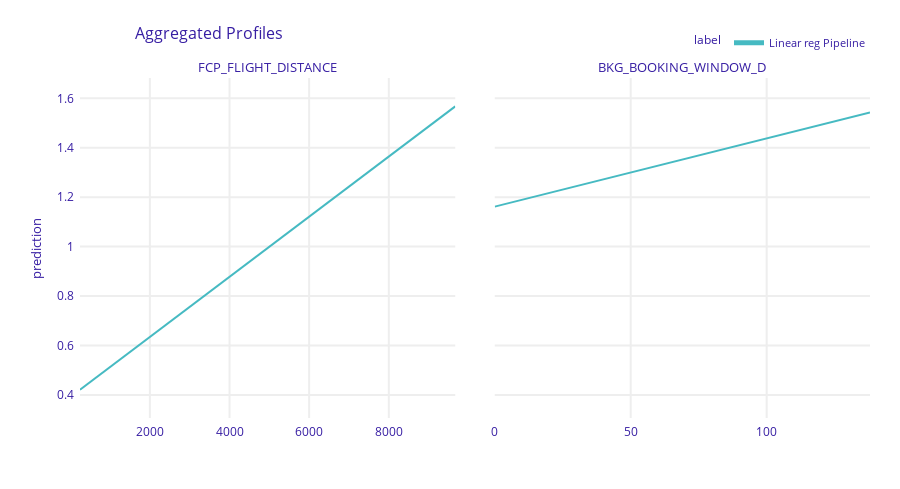

The notebook cell this image was saved under:
### Code cell
pd_lin_reg = lin_reg_exp.model_profile(variables = ['FCP_FLIGHT_DISTANCE', 'BKG_BOOKING_WINDOW_D'])
pd_lin_reg.plot()

### Figure 1 — Plotly figure (JSON) as saved in the notebook; plotly's stock layout.template omitted (floating-point values rounded to 4 significant figures; data arrays with more than 128 entries replaced by an {"elided": "..."} marker saying what was removed)
{"data": [{"customdata": {"elided": "101x3 mixed values"}, "hovertemplate": "<b>%{hovertext}</b><br><br>prediction=%{y:.3f}<br>mean_prediction=%{customdata[0]:.3f}<extra></extra>", "hovertext": ["Linear reg Pipeline", "Linear reg Pipeline", "Linear reg Pipeline", "Linear reg Pipeline", "Linear reg Pipeline", "Linear reg Pipeline", "Linear reg Pipeline", "Linear reg Pipeline", "Linear reg Pipeline", "Linear reg Pipeline", "Linear reg Pipeline", "Linear reg Pipeline", "Linear reg Pipeline", "Linear reg Pipeline", "Linear reg Pipeline", "Linear reg Pipeline", "Linear reg Pipeline", "Linear reg Pipeline", "Linear reg Pipeline", "Linear reg Pipeline", "Linear reg Pipeline", "Linear reg Pipeline", "Linear reg Pipeline", "Linear reg Pipeline", "Linear reg Pipeline", "Linear reg Pipeline", "Linear reg Pipeline", "Linear reg Pipeline", "Linear reg Pipeline", "Linear reg Pipeline", "Linear reg Pipeline", "Linear reg Pipeline", "Linear reg Pipeline", "Linear reg Pipeline", "Linear reg Pipeline", "Linear reg Pipeline", "Linear reg Pipeline", "Linear reg Pipeline", "Linear reg Pipeline", "Linear reg Pipeline", "Linear reg Pipeline", "Linear reg Pipeline", "Linear reg Pipeline", "Linear reg Pipeline", "Linear reg Pipeline", "Linear reg Pipeline", "Linear reg Pipeline", "Linear reg Pipeline", "Linear reg Pipeline", "Linear reg Pipeline", "Linear reg Pipeline", "Linear reg Pipeline", "Linear reg Pipeline", "Linear reg Pipeline", "Linear reg Pipeline", "Linear reg Pipeline", "Linear reg Pipeline", "Linear reg Pipeline", "Linear reg Pipeline", "Linear reg Pipeline", "Linear reg Pipeline", "Linear reg Pipeline", "Linear reg Pipeline", "Linear reg Pipeline", "Linear reg Pipeline", "Linear reg Pipeline", "Linear reg Pipeline", "Linear reg Pipeline", "Linear reg Pipeline", "Linear reg Pipeline", "Linear reg Pipeline", "Linear reg Pipeline", "Linear reg Pipeline", "Linear reg Pipeline", "Linear reg Pipeline", "Linear reg Pipeline", "Linear reg Pipeline", "Linear reg Pipeline", "Linear reg Pipeline", "Linear reg Pipeline", "Linear reg Pipeline", "Linear reg Pipeline", "Linear reg Pipeline", "Linear reg Pipeline", "Linear reg Pipeline", "Linear reg Pipeline", "Linear reg Pipeline", "Linear reg Pipeline", "Linear reg Pipeline", "Linear reg Pipeline", "Linear reg Pipeline", "Linear reg Pipeline", "Linear reg Pipeline", "Linear reg Pipeline", "Linear reg Pipeline", "Linear reg Pipeline", "Linear reg Pipeline", "Linear reg Pipeline", "Linear reg Pipeline", "Linear reg Pipeline", "Linear reg Pipeline"], "legendgroup": "Linear reg Pipeline", "line": {"color": "#46bac2", "dash": "solid", "width": 2}, "marker": {"symbol": "circle"}, "mode": "lines", "name": "Linear reg Pipeline", "opacity": 1, "orientation": "v", "showlegend": true, "type": "scatter", "x": [246, 340.2, 434.4, 528.7, 622.9, 717.1, 811.3, 905.5, 999.8, 1094.0, 1188.0, 1282.0, 1377.0, 1471.0, 1565.0, 1659.0, 1754.0, 1848.0, 1942.0, 2036.0, 2130.0, 2225.0, 2319.0, 2413.0, 2507.0, 2602.0, 2696.0, 2790.0, 2884.0, 2978.0, 3073.0, 3167.0, 3261.0, 3355.0, 3449.0, 3544.0, 3638.0, 3732.0, 3826.0, 3921.0, 4015.0, 4109.0, 4203.0, 4297.0, 4392.0, 4486.0, 4580.0, 4674.0, 4769.0, 4863.0, 4957, 5051.0, 5145.0, 5240.0, 5334.0, 5428.0, 5522.0, 5617.0, 5711.0, 5805.0, 5899.0, 5993.0, 6088.0, 6182.0, 6276.0, 6370.0, 6465.0, 6559.0, 6653.0, 6747.0, 6841.0, 6936.0, 7030.0, 7124.0, 7218.0, 7312.0, 7407.0, 7501.0, 7595.0, 7689.0, 7784.0, 7878.0, 7972.0, 8066.0, 8160.0, 8255.0, 8349.0, 8443.0, 8537.0, 8632.0, 8726.0, 8820.0, 8914.0, 9008.0, 9103.0, 9197.0, 9291.0, 9385.0, 9480.0, 9574.0, 9668], "xaxis": "x", "y": [0.4211, 0.4325, 0.444, 0.4555, 0.4669, 0.4784, 0.4899, 0.5013, 0.5128, 0.5243, 0.5357, 0.5472, 0.5587, 0.5701, 0.5816, 0.5931, 0.6045, 0.616, 0.6275, 0.6389, 0.6504, 0.6619, 0.6733, 0.6848, 0.6963, 0.7077, 0.7192, 0.7307, 0.7421, 0.7536, 0.7651, 0.7765, 0.788, 0.7995, 0.8109, 0.8224, 0.8339, 0.8453, 0.8568, 0.8682, 0.8797, 0.8912, 0.9026, 0.9141, 0.9256, 0.937, 0.9485, 0.96, 0.9714, 0.9829, 0.9944, 1.006, 1.017, 1.029, 1.04, 1.052, 1.063, 1.075, 1.086, 1.098, 1.109, 1.12, 1.132, 1.143, 1.155, 1.166, 1.178, 1.189, 1.201, 1.212, 1.224, 1.235, 1.247, 1.258, 1.27, 1.281, 1.292, 1.304, 1.315, 1.327, 1.338, 1.35, 1.361, 1.373, 1.384, 1.396, 1.407, 1.419, 1.43, 1.442, 1.453, 1.464, 1.476, 1.487, 1.499, 1.51, 1.522, 1.533, 1.545, 1.556, 1.568], "yaxis": "y"}, {"customdata": {"elided": "101x3 mixed values"}, "hovertemplate": "<b>%{hovertext}</b><br><br>prediction=%{y:.3f}<br>mean_prediction=%{customdata[0]:.3f}<extra></extra>", "hovertext": ["Linear reg Pipeline", "Linear reg Pipeline", "Linear reg Pipeline", "Linear reg Pipeline", "Linear reg Pipeline", "Linear reg Pipeline", "Linear reg Pipeline", "Linear reg Pipeline", "Linear reg Pipeline", "Linear reg Pipeline", "Linear reg Pipeline", "Linear reg Pipeline", "Linear reg Pipeline", "Linear reg Pipeline", "Linear reg Pipeline", "Linear reg Pipeline", "Linear reg Pipeline", "Linear reg Pipeline", "Linear reg Pipeline", "Linear reg Pipeline", "Linear reg Pipeline", "Linear reg Pipeline", "Linear reg Pipeline", "Linear reg Pipeline", "Linear reg Pipeline", "Linear reg Pipeline", "Linear reg Pipeline", "Linear reg Pipeline", "Linear reg Pipeline", "Linear reg Pipeline", "Linear reg Pipeline", "Linear reg Pipeline", "Linear reg Pipeline", "Linear reg Pipeline", "Linear reg Pipeline", "Linear reg Pipeline", "Linear reg Pipeline", "Linear reg Pipeline", "Linear reg Pipeline", "Linear reg Pipeline", "Linear reg Pipeline", "Linear reg Pipeline", "Linear reg Pipeline", "Linear reg Pipeline", "Linear reg Pipeline", "Linear reg Pipeline", "Linear reg Pipeline", "Linear reg Pipeline", "Linear reg Pipeline", "Linear reg Pipeline", "Linear reg Pipeline", "Linear reg Pipeline", "Linear reg Pipeline", "Linear reg Pipeline", "Linear reg Pipeline", "Linear reg Pipeline", "Linear reg Pipeline", "Linear reg Pipeline", "Linear reg Pipeline", "Linear reg Pipeline", "Linear reg Pipeline", "Linear reg Pipeline", "Linear reg Pipeline", "Linear reg Pipeline", "Linear reg Pipeline", "Linear reg Pipeline", "Linear reg Pipeline", "Linear reg Pipeline", "Linear reg Pipeline", "Linear reg Pipeline", "Linear reg Pipeline", "Linear reg Pipeline", "Linear reg Pipeline", "Linear reg Pipeline", "Linear reg Pipeline", "Linear reg Pipeline", "Linear reg Pipeline", "Linear reg Pipeline", "Linear reg Pipeline", "Linear reg Pipeline", "Linear reg Pipeline", "Linear reg Pipeline", "Linear reg Pipeline", "Linear reg Pipeline", "Linear reg Pipeline", "Linear reg Pipeline", "Linear reg Pipeline", "Linear reg Pipeline", "Linear reg Pipeline", "Linear reg Pipeline", "Linear reg Pipeline", "Linear reg Pipeline", "Linear reg Pipeline", "Linear reg Pipeline", "Linear reg Pipeline", "Linear reg Pipeline", "Linear reg Pipeline", "Linear reg Pipeline", "Linear reg Pipeline", "Linear reg Pipeline", "Linear reg Pipeline"], "legendgroup": "Linear reg Pipeline", "line": {"color": "#46bac2", "dash": "solid", "width": 2}, "marker": {"symbol": "circle"}, "mode": "lines", "name": "Linear reg Pipeline", "opacity": 1, "orientation": "v", "showlegend": false, "type": "scatter", "x": [0, 1.38, 2.76, 4.14, 5.52, 6.9, 8.28, 9.66, 11.04, 12.42, 13.8, 15.18, 16.56, 17.94, 19.32, 20.7, 22.08, 23.46, 24.84, 26.22, 27.6, 28.98, 30.36, 31.74, 33.12, 34.5, 35.88, 37.26, 38.64, 40.02, 41.4, 42.78, 44.16, 45.54, 46.92, 48.3, 49.68, 51.06, 52.44, 53.82, 55.2, 56.58, 57.96, 59.34, 60.72, 62.1, 63.48, 64.86, 66.24, 67.62, 69, 70.38, 71.76, 73.14, 74.52, 75.9, 77.28, 78.66, 80.04, 81.42, 82.8, 84.18, 85.56, 86.94, 88.32, 89.7, 91.08, 92.46, 93.84, 95.22, 96.6, 97.98, 99.36, 100.7, 102.1, 103.5, 104.9, 106.3, 107.6, 109.0, 110.4, 111.8, 113.2, 114.5, 115.9, 117.3, 118.7, 120.1, 121.4, 122.8, 124.2, 125.6, 127.0, 128.3, 129.7, 131.1, 132.5, 133.9, 135.2, 136.6, 138], "xaxis": "x2", "y": [1.162, 1.166, 1.169, 1.173, 1.177, 1.181, 1.185, 1.188, 1.192, 1.196, 1.2, 1.204, 1.208, 1.211, 1.215, 1.219, 1.223, 1.227, 1.23, 1.234, 1.238, 1.242, 1.246, 1.249, 1.253, 1.257, 1.261, 1.265, 1.268, 1.272, 1.276, 1.28, 1.284, 1.288, 1.291, 1.295, 1.299, 1.303, 1.307, 1.31, 1.314, 1.318, 1.322, 1.326, 1.329, 1.333, 1.337, 1.341, 1.345, 1.348, 1.352, 1.356, 1.36, 1.364, 1.367, 1.371, 1.375, 1.379, 1.383, 1.387, 1.39, 1.394, 1.398, 1.402, 1.406, 1.409, 1.413, 1.417, 1.421, 1.425, 1.428, 1.432, 1.436, 1.44, 1.444, 1.447, 1.451, 1.455, 1.459, 1.463, 1.466, 1.47, 1.474, 1.478, 1.482, 1.486, 1.489, 1.493, 1.497, 1.501, 1.505, 1.508, 1.512, 1.516, 1.52, 1.524, 1.527, 1.531, 1.535, 1.539, 1.543], "yaxis": "y2"}], "layout": {"annotations": [{"font": {"size": 13}, "showarrow": false, "text": "FCP_FLIGHT_DISTANCE", "x": 0.2375, "xanchor": "center", "xref": "paper", "y": 1, "yanchor": "bottom", "yref": "paper"}, {"font": {"size": 13}, "showarrow": false, "text": "BKG_BOOKING_WINDOW_D", "x": 0.7625, "xanchor": "center", "xref": "paper", "y": 1, "yanchor": "bottom", "yref": "paper"}, {"font": {"size": 13}, "showarrow": false, "text": "prediction", "textangle": -90, "x": -0.07, "xref": "paper", "y": 0.5, "yref": "paper"}], "font": {"color": "#371ea3"}, "height": 489, "hovermode": "x unified", "legend": {"font": {"size": 11}, "itemsizing": "constant", "orientation": "h", "title": {"font": {"size": 12}, "text": "label"}, "tracegroupgap": 0, "x": 1, "xanchor": "right", "y": 1.061, "yanchor": "bottom"}, "margin": {"b": 71, "r": 30, "t": 78}, "title": {"font": {"size": 16}, "text": "Aggregated Profiles", "x": 0.15}, "xaxis": {"anchor": "y", "automargin": true, "domain": [0, 0.475], "fixedrange": true, "gridwidth": 2, "showticklabels": true, "tickcolor": "white", "ticklen": 3, "ticks": "outside", "title": {"text": ""}, "type": "linear", "zeroline": false}, "xaxis2": {"anchor": "y2", "automargin": true, "domain": [0.525, 1], "fixedrange": true, "gridwidth": 2, "showticklabels": true, "tickcolor": "white", "ticklen": 3, "ticks": "outside", "title": {"text": ""}, "type": "linear", "zeroline": false}, "yaxis": {"anchor": "x", "automargin": true, "domain": [0, 1], "fixedrange": true, "gridwidth": 2, "range": [0.3064, 1.682], "tickcolor": "white", "ticklen": 3, "ticks": "outside", "title": {"text": ""}, "type": "linear", "zeroline": false}, "yaxis2": {"anchor": "x2", "automargin": true, "domain": [0, 1], "fixedrange": true, "gridwidth": 2, "matches": "y", "range": [0.3064, 1.682], "showticklabels": false, "tickcolor": "white", "ticklen": 3, "ticks": "outside", "title": {"text": ""}, "type": "linear", "zeroline": false}}}
